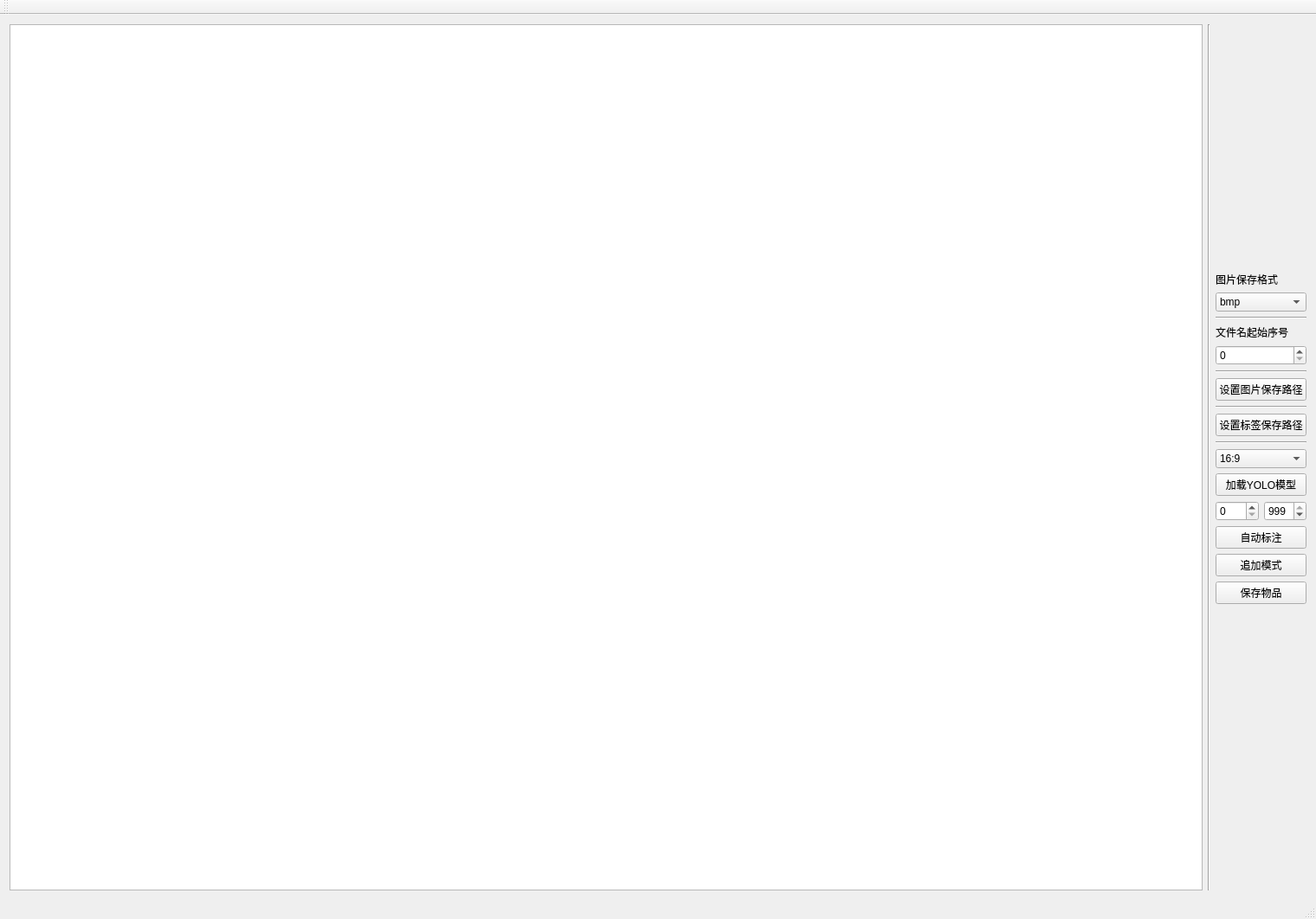
<?xml version="1.0" encoding="UTF-8"?>
<ui version="4.0">
 <class>AutoXMLClass</class>
 <widget class="QMainWindow" name="AutoXMLClass">
  <property name="geometry">
   <rect>
    <x>0</x>
    <y>0</y>
    <width>1520</width>
    <height>1062</height>
   </rect>
  </property>
  <property name="windowTitle">
   <string>AutoXML</string>
  </property>
  <widget class="QWidget" name="centralWidget">
   <layout class="QHBoxLayout" name="horizontalLayout_2">
    <item>
     <widget class="QGraphicsView" name="graphicsView">
      <property name="sizePolicy">
       <sizepolicy hsizetype="Expanding" vsizetype="Expanding">
        <horstretch>0</horstretch>
        <verstretch>0</verstretch>
       </sizepolicy>
      </property>
     </widget>
    </item>
    <item>
     <widget class="Line" name="line">
      <property name="orientation">
       <enum>Qt::Vertical</enum>
      </property>
     </widget>
    </item>
    <item>
     <layout class="QVBoxLayout" name="verticalLayout_3">
      <item>
       <layout class="QVBoxLayout" name="verticalLayout">
        <item>
         <spacer name="verticalSpacer_2">
          <property name="orientation">
           <enum>Qt::Vertical</enum>
          </property>
          <property name="sizeHint" stdset="0">
           <size>
            <width>20</width>
            <height>40</height>
           </size>
          </property>
         </spacer>
        </item>
        <item>
         <widget class="QLabel" name="label_2">
          <property name="text">
           <string>图片保存格式</string>
          </property>
         </widget>
        </item>
        <item>
         <widget class="QComboBox" name="comboBox">
          <item>
           <property name="text">
            <string>bmp</string>
           </property>
          </item>
          <item>
           <property name="text">
            <string>jpg</string>
           </property>
          </item>
         </widget>
        </item>
       </layout>
      </item>
      <item>
       <widget class="Line" name="line_2">
        <property name="orientation">
         <enum>Qt::Horizontal</enum>
        </property>
       </widget>
      </item>
      <item>
       <layout class="QVBoxLayout" name="verticalLayout_2">
        <item>
         <widget class="QLabel" name="label">
          <property name="text">
           <string>文件名起始序号</string>
          </property>
         </widget>
        </item>
        <item>
         <widget class="QSpinBox" name="spinBox">
          <property name="maximum">
           <number>99999</number>
          </property>
         </widget>
        </item>
       </layout>
      </item>
      <item>
       <widget class="Line" name="line_3">
        <property name="orientation">
         <enum>Qt::Horizontal</enum>
        </property>
       </widget>
      </item>
      <item>
       <widget class="QPushButton" name="pushButton">
        <property name="text">
         <string>设置图片保存路径</string>
        </property>
       </widget>
      </item>
      <item>
       <widget class="Line" name="line_4">
        <property name="orientation">
         <enum>Qt::Horizontal</enum>
        </property>
       </widget>
      </item>
      <item>
       <widget class="QPushButton" name="pushButton_2">
        <property name="text">
         <string>设置标签保存路径</string>
        </property>
       </widget>
      </item>
      <item>
       <widget class="Line" name="line_5">
        <property name="orientation">
         <enum>Qt::Horizontal</enum>
        </property>
       </widget>
      </item>
      <item>
       <widget class="QComboBox" name="screenScale">
        <item>
         <property name="text">
          <string>16:9</string>
         </property>
        </item>
        <item>
         <property name="text">
          <string>4:3</string>
         </property>
        </item>
        <item>
         <property name="text">
          <string>16:10</string>
         </property>
        </item>
       </widget>
      </item>
      <item>
       <widget class="QPushButton" name="addYolo">
        <property name="text">
         <string>加载YOLO模型</string>
        </property>
       </widget>
      </item>
      <item>
       <layout class="QHBoxLayout" name="horizontalLayout">
        <item>
         <widget class="QSpinBox" name="sbmin"/>
        </item>
        <item>
         <widget class="QSpinBox" name="sbmax">
          <property name="maximum">
           <number>999</number>
          </property>
          <property name="value">
           <number>999</number>
          </property>
         </widget>
        </item>
       </layout>
      </item>
      <item>
       <widget class="QPushButton" name="pbsave">
        <property name="text">
         <string>自动标注</string>
        </property>
       </widget>
      </item>
      <item>
       <widget class="QPushButton" name="pbadd">
        <property name="text">
         <string>追加模式</string>
        </property>
       </widget>
      </item>
      <item>
       <widget class="QPushButton" name="pushButton_3">
        <property name="text">
         <string>保存物品</string>
        </property>
       </widget>
      </item>
      <item>
       <spacer name="verticalSpacer_5">
        <property name="orientation">
         <enum>Qt::Vertical</enum>
        </property>
        <property name="sizeHint" stdset="0">
         <size>
          <width>20</width>
          <height>40</height>
         </size>
        </property>
       </spacer>
      </item>
     </layout>
    </item>
   </layout>
  </widget>
  <widget class="QMenuBar" name="menuBar">
   <property name="geometry">
    <rect>
     <x>0</x>
     <y>0</y>
     <width>1520</width>
     <height>22</height>
    </rect>
   </property>
  </widget>
  <widget class="QToolBar" name="mainToolBar">
   <attribute name="toolBarArea">
    <enum>TopToolBarArea</enum>
   </attribute>
   <attribute name="toolBarBreak">
    <bool>false</bool>
   </attribute>
  </widget>
  <widget class="QStatusBar" name="statusBar"/>
 </widget>
 <layoutdefault spacing="6" margin="11"/>
 <resources>
  <include location="autoxml.qrc"/>
 </resources>
 <connections/>
</ui>
